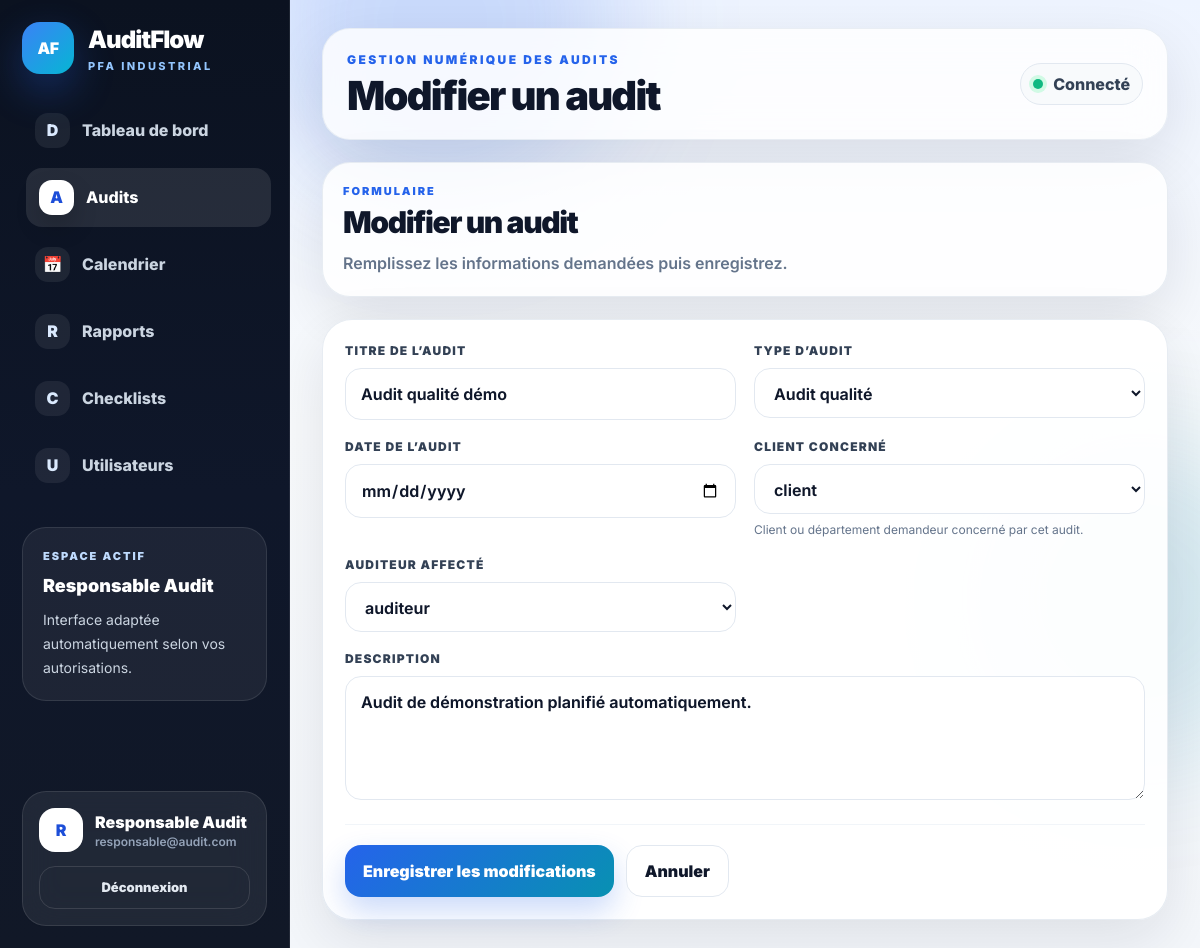
Page /audits/1/modifier/ (signed in) on the committed database.
### audit/models.py (models this page shows, shortened)
class Profile(models.Model):
    ROLE_CHOICES = [
        ('RESPONSABLE', 'Responsable Audit'),
        ('AUDITEUR', 'Auditeur'),
        ('CLIENT', 'Client'),
    ]
    user = models.OneToOneField(User, on_delete=models.CASCADE, related_name='profile')
    role = models.CharField(max_length=20, choices=ROLE_CHOICES, default='AUDITEUR')
    telephone = models.CharField(max_length=30, blank=True)

class Audit(models.Model):
    TYPE_CHOICES = [
        ('QUALITE', 'Audit qualité'),
        ('SECURITE', 'Audit sécurité'),
        ('ENVIRONNEMENT', 'Audit environnement'),
        ('INTERNE', 'Audit interne'),
    ]
    titre = models.CharField(max_length=150)
    type_audit = models.CharField(max_length=30, choices=TYPE_CHOICES, default='QUALITE')
    date_audit = models.DateField()
    description = models.TextField(blank=True)
    client = models.ForeignKey(
        User,
        on_delete=models.SET_NULL,
        null=True,
        blank=True,
        related_name='audits_client',
        help_text='Client ou département demandeur concerné par cet audit.'
    )
    auditeur = models.ForeignKey(
        User,
        on_delete=models.SET_NULL,
        null=True,
        blank=True,
        related_name='audits_affectes'
    )
    created_by = models.ForeignKey(
        User,
        on_delete=models.SET_NULL,
        null=True,
        blank=True,
        related_name='audits_crees'
    )
    created_at = models.DateTimeField(auto_now_add=True)
    class Meta:
        ordering = ['-date_audit']

### audit/views.py (the view)
# urls.py: path('audits/<int:pk>/modifier/', views.audit_update, name='audit_update'),
@login_required
@role_required('RESPONSABLE')
def audit_update(request, pk):
    audit = get_object_or_404(Audit, pk=pk)
    if request.method == 'POST':
        form = AuditForm(request.POST, instance=audit)
        if form.is_valid():
            form.save()
            messages.success(request, "Audit modifié avec succès.")
            return redirect('audits_list')
    else:
        form = AuditForm(instance=audit)
    return render(request, 'audit/form_page.html', {
        'form': form,
        'title': 'Modifier un audit',
        'button': 'Enregistrer les modifications',
    })

### audit/forms.py
class AuditForm(forms.ModelForm):
    class Meta:
        model = Audit
        fields = ['titre', 'type_audit', 'date_audit', 'client', 'auditeur', 'description']
        labels = {
            'titre': 'Titre de l’audit',
            'type_audit': 'Type d’audit',
            'date_audit': 'Date de l’audit',
            'client': 'Client concerné',
            'auditeur': 'Auditeur affecté',
            'description': 'Description',
        }
        widgets = {
            'date_audit': forms.DateInput(attrs={'type': 'date'}),
            'description': forms.Textarea(attrs={'rows': 4, 'placeholder': 'Objectif ou description de l’audit...'}),
            'titre': forms.TextInput(attrs={'placeholder': 'Exemple : Audit qualité ligne production'}),
        }
    def __init__(self, *args, **kwargs):
        super().__init__(*args, **kwargs)
        self.fields['auditeur'].queryset = User.objects.filter(profile__role='AUDITEUR')
        self.fields['auditeur'].empty_label = 'Choisir un auditeur'
        self.fields['client'].queryset = User.objects.filter(profile__role='CLIENT')
        self.fields['client'].empty_label = 'Choisir un client'

### templates/audit/form_page.html (shortened to what this page needs)
{% extends 'audit/base.html' %}
{% block page_title %}{{ title }}{% endblock %}
{% block content %}
<div class="toolbar">
    <div>
        <span class="section-label">Formulaire</span>
        <h2>{{ title }}</h2>
        <p>Remplissez les informations demandées puis enregistrez.</p>
    </div>
</div>
<div class="form-card reveal-card">
    <form method="post" class="form-grid">
        {% for field in form %}
            <div class="{% if field.field.widget.input_type == 'textarea' or field.name == 'description' or field.name == 'contenu' %}field-full{% endif %}">
                <label for="{{ field.id_for_label }}">{{ field.label }}</label>
                {{ field }}
                {% if field.help_text %}<small class="mt-2 block text-xs text-slate-500">{{ field.help_text }}</small>{% endif %}
            </div>
        {% endfor %}
        <div class="field-full flex flex-wrap gap-3 border-t border-slate-100 pt-5">
            <button type="submit" class="btn-primary">{{ button }}</button>
            <a href="javascript:history.back()" class="btn-secondary">Annuler</a>
        </div>
    </form>
</div>
{% endblock %}

### templates/audit/base.html (shortened to what this page needs)
{% load static %}
<!DOCTYPE html>
<html lang="fr">
<head>
    <script src="https://cdn.tailwindcss.com"></script>
    <link rel="stylesheet" href="{% static 'audit/css/style.css' %}">
</head>
<body class="app-bg">
<div class="shell">
    <div class="orb one"></div>
    <aside class="sidebar">
        <a href="{% url 'dashboard' %}" class="brand">
            <div class="brand-logo pulse-soft">AF</div>
            <div>
                <div class="brand-title">AuditFlow</div>
                <div class="brand-sub">PFA Industrial</div>
            </div>
        </a>
        <nav class="nav">
            <a href="{% url 'dashboard' %}"
               class="nav-link {% if request.resolver_match.url_name == 'dashboard' %}nav-active{% endif %}">
                <span class="nav-ico">D</span>
                <span>Tableau de bord</span>
            </a>
            <a href="{% url 'audits_list' %}"
               class="nav-link {% if 'audit' in request.resolver_match.url_name %}nav-active{% endif %}">
                <span class="nav-ico">A</span>
                <span>Audits</span>
            </a>
            <a href="{% url 'calendar' %}"
               class="nav-link {% if request.resolver_match.url_name == 'calendar' %}nav-active{% endif %}">
                <span class="nav-ico">📅</span>
                <span>Calendrier</span>
            </a>
            <a href="{% url 'rapports_list' %}"
               class="nav-link {% if 'rapport' in request.resolver_match.url_name %}nav-active{% endif %}">
                <span class="nav-ico">R</span>
                <span>Rapports</span>
            </a>
            {% if user.profile.role == 'RESPONSABLE' %}
            <a href="{% url 'checklist_list' %}"
               class="nav-link {% if 'checklist' in request.resolver_match.url_name %}nav-active{% endif %}">
                <span class="nav-ico">C</span>
                <span>Checklists</span>
            </a>
            <a href="{% url 'users_list' %}"
               class="nav-link {% if 'user' in request.resolver_match.url_name %}nav-active{% endif %}">
                <span class="nav-ico">U</span>
                <span>Utilisateurs</span>
            </a>
            {% endif %}
        </nav>
        <div class="mt-8 rounded-[24px] border border-white/10 bg-white/[.06] p-5">
            <p class="text-[11px] font-black uppercase tracking-[.18em] text-blue-200">
                Espace actif
            </p>
            <p class="mt-2 text-lg font-black">
                {{ user.profile.get_role_display }}
            </p>
            <p class="mt-2 text-sm leading-6 text-slate-300">
                Interface adaptée automatiquement selon vos autorisations.
            </p>
        </div>
        <div class="sidebar-card">
            <div class="flex items-center gap-3">
                <div class="avatar">
                    {{ user.first_name|first|default:user.username|first|upper }}
                </div>
                <div class="min-w-0">
                    <p class="truncate font-black">
                        {{ user.get_full_name|default:user.username }}
                    </p>
                    <p class="truncate text-xs font-semibold text-slate-400">
                        {{ user.email }}
                    </p>
                </div>
            </div>
            <a href="{% url 'logout' %}" class="logout-link">
                Déconnexion
            </a>
        </div>
    </aside>
    <main class="main">
        <header class="topbar fade-up">
            <div>
                <p class="eyebrow">
                    Gestion numérique des audits
                </p>
                <h1 class="page-title">
                    {% block page_title %}{% endblock %}
                </h1>
            </div>
            <div class="flex flex-wrap items-center gap-3">
                <div class="user-chip">
                    <span class="online-dot"></span>
                    Connecté
                </div>
            </div>
        </header>
        <section class="fade-up delay-2">
            {% block content %}
            {% endblock %}
        </section>
    </main>
</div>
</body>
</html>

### rows in the picture
Audit: form "Audit qualité démo" "Audit qualité" "client" "auditeur" "Audit de démonstration planifié automatiquement."

### other values in the picture
{{ user.profile.get_role_display }} "Responsable Audit"
{{ user.first_name|first|default:user.username|first|upper }} "R"
{{ user.get_full_name|default:user.username }} "Responsable Audit"
{{ user.email }} "responsable@audit.com"
{{ title }} "Modifier un audit"
{{ field.label }} "TITRE DE L’AUDIT" "TYPE D’AUDIT" "DATE DE L’AUDIT" "CLIENT CONCERNÉ" "AUDITEUR AFFECTÉ" "DESCRIPTION"
{{ field.help_text }} "Client ou département demandeur concerné par cet audit."
{{ button }} "Enregistrer les modifications"
